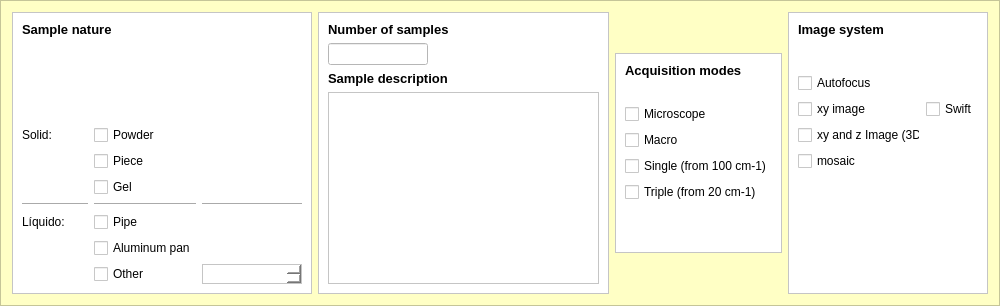
        <widget class="QFrame" name="frame_3">
         <property name="minimumSize">
          <size>
           <width>1000</width>
           <height>220</height>
          </size>
         </property>
         <property name="maximumSize">
          <size>
           <width>16777215</width>
           <height>16777215</height>
          </size>
         </property>
         <property name="styleSheet">
          <string notr="true">background-color: rgb(255, 255, 197);</string>
         </property>
         <property name="frameShape">
          <enum>QFrame::StyledPanel</enum>
         </property>
         <property name="frameShadow">
          <enum>QFrame::Raised</enum>
         </property>
         <layout class="QHBoxLayout" name="horizontalLayout">
          <item>
           <widget class="QFrame" name="frame_11">
            <property name="minimumSize">
             <size>
              <width>300</width>
              <height>200</height>
             </size>
            </property>
            <property name="maximumSize">
             <size>
              <width>350</width>
              <height>16777215</height>
             </size>
            </property>
            <property name="styleSheet">
             <string notr="true">background-color: rgb(255, 255, 255);</string>
            </property>
            <property name="frameShape">
             <enum>QFrame::StyledPanel</enum>
            </property>
            <property name="frameShadow">
             <enum>QFrame::Raised</enum>
            </property>
            <layout class="QGridLayout" name="gridLayout_2">
             <item row="5" column="1">
              <widget class="QCheckBox" name="gel_checkBox">
               <property name="text">
                <string>Gel</string>
               </property>
              </widget>
             </item>
             <item row="7" column="1">
              <widget class="QCheckBox" name="cachimbo_checkBox">
               <property name="text">
                <string>Pipe</string>
               </property>
              </widget>
             </item>
             <item row="9" column="1">
              <widget class="QCheckBox" name="outra_amostra_checkBox">
               <property name="text">
                <string>Other</string>
               </property>
              </widget>
             </item>
             <item row="9" column="2">
              <widget class="QTextEdit" name="outra_amostra_textEdit">
               <property name="maximumSize">
                <size>
                 <width>100</width>
                 <height>20</height>
                </size>
               </property>
              </widget>
             </item>
             <item row="3" column="1">
              <widget class="QCheckBox" name="powder_checkBox">
               <property name="text">
                <string>Powder</string>
               </property>
              </widget>
             </item>
             <item row="6" column="2">
              <widget class="Line" name="line_3">
               <property name="orientation">
                <enum>Qt::Horizontal</enum>
               </property>
              </widget>
             </item>
             <item row="3" column="0">
              <widget class="QLabel" name="label_21">
               <property name="text">
                <string>Solid:</string>
               </property>
              </widget>
             </item>
             <item row="6" column="1">
              <widget class="Line" name="line_2">
               <property name="orientation">
                <enum>Qt::Horizontal</enum>
               </property>
              </widget>
             </item>
             <item row="6" column="0">
              <widget class="Line" name="line">
               <property name="orientation">
                <enum>Qt::Horizontal</enum>
               </property>
              </widget>
             </item>
             <item row="7" column="0">
              <widget class="QLabel" name="label_22">
               <property name="text">
                <string>Líquido:</string>
               </property>
              </widget>
             </item>
             <item row="1" column="0" colspan="2">
              <widget class="QLabel" name="label_2">
               <property name="font">
                <font>
                 <pointsize>10</pointsize>
                 <weight>75</weight>
                 <bold>true</bold>
                </font>
               </property>
               <property name="text">
                <string>Sample nature</string>
               </property>
              </widget>
             </item>
             <item row="4" column="1">
              <widget class="QCheckBox" name="piece_checkBox">
               <property name="text">
                <string>Piece</string>
               </property>
              </widget>
             </item>
             <item row="8" column="1">
              <widget class="QCheckBox" name="al_checkBox">
               <property name="text">
                <string>Aluminum pan</string>
               </property>
              </widget>
             </item>
             <item row="2" column="0">
              <spacer name="verticalSpacer_8">
               <property name="orientation">
                <enum>Qt::Vertical</enum>
               </property>
               <property name="sizeHint" stdset="0">
                <size>
                 <width>20</width>
                 <height>40</height>
                </size>
               </property>
              </spacer>
             </item>
            </layout>
           </widget>
          </item>
          <item>
           <widget class="QFrame" name="frame_12">
            <property name="maximumSize">
             <size>
              <width>350</width>
              <height>16777215</height>
             </size>
            </property>
            <property name="styleSheet">
             <string notr="true">background-color: rgb(255, 255, 255);</string>
            </property>
            <property name="frameShape">
             <enum>QFrame::StyledPanel</enum>
            </property>
            <property name="frameShadow">
             <enum>QFrame::Raised</enum>
            </property>
            <layout class="QVBoxLayout" name="verticalLayout_5">
             <item>
              <widget class="QLabel" name="label">
               <property name="minimumSize">
                <size>
                 <width>110</width>
                 <height>0</height>
                </size>
               </property>
               <property name="font">
                <font>
                 <pointsize>10</pointsize>
                 <weight>75</weight>
                 <bold>true</bold>
                </font>
               </property>
               <property name="text">
                <string>Number of samples</string>
               </property>
              </widget>
             </item>
             <item>
              <widget class="QLineEdit" name="numero_amostras_lineEdit">
               <property name="maximumSize">
                <size>
                 <width>100</width>
                 <height>16777215</height>
                </size>
               </property>
              </widget>
             </item>
             <item>
              <widget class="QLabel" name="label_3">
               <property name="font">
                <font>
                 <pointsize>10</pointsize>
                 <weight>75</weight>
                 <bold>true</bold>
                </font>
               </property>
               <property name="text">
                <string>Sample description</string>
               </property>
              </widget>
             </item>
             <item>
              <widget class="QPlainTextEdit" name="description_plainTextEdit">
               <property name="minimumSize">
                <size>
                 <width>0</width>
                 <height>0</height>
                </size>
               </property>
               <property name="maximumSize">
                <size>
                 <width>16777215</width>
                 <height>16777215</height>
                </size>
               </property>
              </widget>
             </item>
            </layout>
           </widget>
          </item>
          <item>
           <widget class="QFrame" name="frame_14">
            <property name="maximumSize">
             <size>
              <width>170</width>
              <height>200</height>
             </size>
            </property>
            <property name="styleSheet">
             <string notr="true">background-color: rgb(255, 255, 255);</string>
            </property>
            <property name="frameShape">
             <enum>QFrame::StyledPanel</enum>
            </property>
            <property name="frameShadow">
             <enum>QFrame::Raised</enum>
            </property>
            <layout class="QGridLayout" name="gridLayout_3">
             <item row="0" column="0">
              <widget class="QLabel" name="label_4">
               <property name="enabled">
                <bool>true</bool>
               </property>
               <property name="maximumSize">
                <size>
                 <width>150</width>
                 <height>20</height>
                </size>
               </property>
               <property name="font">
                <font>
                 <pointsize>10</pointsize>
                 <weight>75</weight>
                 <bold>true</bold>
                </font>
               </property>
               <property name="text">
                <string>Acquisition modes</string>
               </property>
              </widget>
             </item>
             <item row="1" column="0">
              <spacer name="verticalSpacer">
               <property name="orientation">
                <enum>Qt::Vertical</enum>
               </property>
               <property name="sizeType">
                <enum>QSizePolicy::Preferred</enum>
               </property>
               <property name="sizeHint" stdset="0">
                <size>
                 <width>20</width>
                 <height>20</height>
                </size>
               </property>
              </spacer>
             </item>
             <item row="3" column="0">
              <widget class="QCheckBox" name="microscope_checkBox">
               <property name="text">
                <string>Microscope</string>
               </property>
              </widget>
             </item>
             <item row="5" column="0">
              <widget class="QCheckBox" name="single_checkBox">
               <property name="text">
                <string>Single (from 100 cm-1)</string>
               </property>
              </widget>
             </item>
             <item row="4" column="0">
              <widget class="QCheckBox" name="macro_checkBox">
               <property name="text">
                <string>Macro</string>
               </property>
              </widget>
             </item>
             <item row="7" column="0">
              <spacer name="verticalSpacer_4">
               <property name="orientation">
                <enum>Qt::Vertical</enum>
               </property>
               <property name="sizeHint" stdset="0">
                <size>
                 <width>20</width>
                 <height>40</height>
                </size>
               </property>
              </spacer>
             </item>
             <item row="6" column="0">
              <widget class="QCheckBox" name="triple_checkBox">
               <property name="text">
                <string>Triple (from 20 cm-1)</string>
               </property>
              </widget>
             </item>
            </layout>
           </widget>
          </item>
          <item>
           <widget class="QFrame" name="frame_15">
            <property name="maximumSize">
             <size>
              <width>200</width>
              <height>16777215</height>
             </size>
            </property>
            <property name="styleSheet">
             <string notr="true">background-color: rgb(255, 255, 255);</string>
            </property>
            <property name="frameShape">
             <enum>QFrame::StyledPanel</enum>
            </property>
            <property name="frameShadow">
             <enum>QFrame::Raised</enum>
            </property>
            <layout class="QGridLayout" name="gridLayout_4">
             <item row="4" column="0">
              <widget class="QCheckBox" name="imagemxy_checkBox">
               <property name="text">
                <string>xy image</string>
               </property>
              </widget>
             </item>
             <item row="3" column="0">
              <widget class="QCheckBox" name="imagem_autofocus_checkBox">
               <property name="text">
                <string>Autofocus</string>
               </property>
              </widget>
             </item>
             <item row="2" column="0">
              <spacer name="verticalSpacer_2">
               <property name="orientation">
                <enum>Qt::Vertical</enum>
               </property>
               <property name="sizeType">
                <enum>QSizePolicy::Preferred</enum>
               </property>
               <property name="sizeHint" stdset="0">
                <size>
                 <width>20</width>
                 <height>30</height>
                </size>
               </property>
              </spacer>
             </item>
             <item row="6" column="0">
              <widget class="QCheckBox" name="imagemxyz_checkBox">
               <property name="text">
                <string>xy and z Image (3D)</string>
               </property>
              </widget>
             </item>
             <item row="1" column="0" colspan="2">
              <widget class="QLabel" name="label_5">
               <property name="maximumSize">
                <size>
                 <width>16777215</width>
                 <height>20</height>
                </size>
               </property>
               <property name="font">
                <font>
                 <pointsize>10</pointsize>
                 <weight>75</weight>
                 <bold>true</bold>
                </font>
               </property>
               <property name="text">
                <string>Image system</string>
               </property>
              </widget>
             </item>
             <item row="10" column="0">
              <spacer name="verticalSpacer_3">
               <property name="orientation">
                <enum>Qt::Vertical</enum>
               </property>
               <property name="sizeHint" stdset="0">
                <size>
                 <width>20</width>
                 <height>40</height>
                </size>
               </property>
              </spacer>
             </item>
             <item row="4" column="1">
              <widget class="QCheckBox" name="swift_checkBox">
               <property name="maximumSize">
                <size>
                 <width>80</width>
                 <height>16777215</height>
                </size>
               </property>
               <property name="text">
                <string>Swift</string>
               </property>
              </widget>
             </item>
             <item row="7" column="0">
              <widget class="QCheckBox" name="mosaico_checkBox">
               <property name="text">
                <string>mosaic</string>
               </property>
              </widget>
             </item>
            </layout>
           </widget>
          </item>
         </layout>
        </widget>
